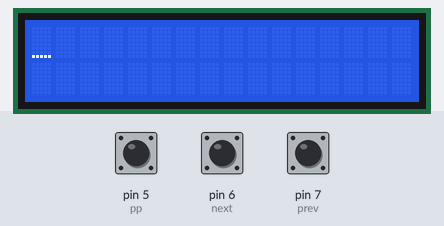
Recording of a sketch running on a simulated Arduino Uno, built with avr-gcc and run on an emulated ATmega328P. Shown: 16×2 character LCD. The test bench sets the inputs (shaded band); at power-on: pin 6 (next) HIGH, pin 5 (pp) HIGH, pin 7 (prev) HIGH. Storage starts empty; the audio player accepts every command and is not drawn.

Above: at 1.2 s.
1.3 s: pin 6 (next) pulled LOW for 0.15 s
At 2.8 s:
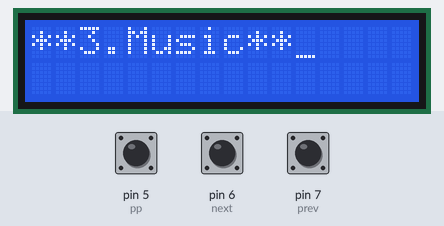
3.9 s: pin 5 (pp) pulled LOW for 0.15 s
At 5.2 s:
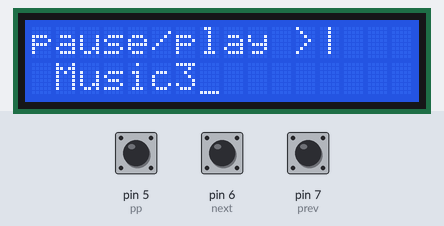
5.5 s: pin 7 (prev) pulled LOW for 0.15 s
At 6.3 s:
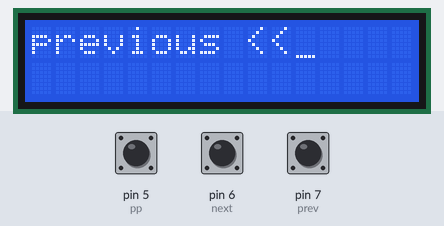
8.1 s: pin 5 (pp) pulled LOW for 1 s
At 9.6 s:
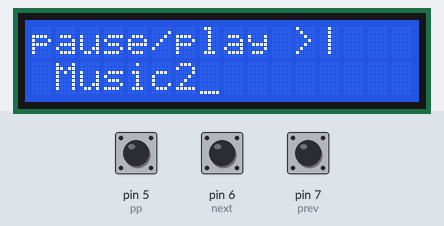
10.6 s: pin 7 (prev) pulled LOW for 1 s
At 13.5 s:
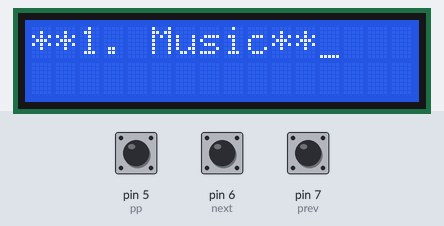
14.1 s: pin 7 (prev) pulled LOW for 3.2 s
At 18.1 s:
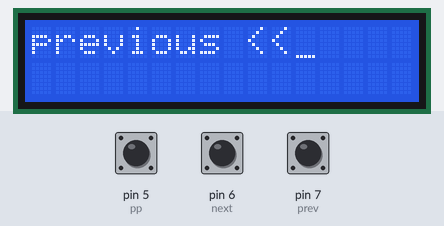
Timing chart, 0 to 19.6 s (numbered marks = the images above; inputs shaded):
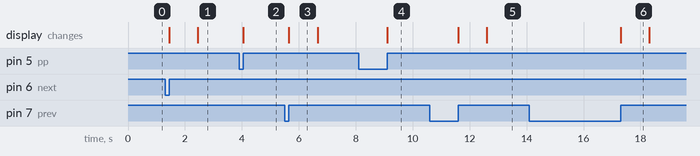

Measured:
- after the input at 1.3 s, the display: first changes after 0.15 s (image 1 shows a later state)
- after the input at 3.9 s, the display: changes after 0.16 s (image 2)
- after the input at 5.5 s, the display: changes after 0.15 s (image 3)
- after the input at 8.1 s, the display: changes after 1.0 s (image 4)
- after the input at 10.6 s, the display: first changes after 1.0 s (image 5 shows a later state)
- after the input at 14.1 s, the display: changes after 3.2 s (image 6)
- what the display in image 3 shows lasts 1.0 s, from 5.7 s to 6.7 s

The sketch:

MusicPlayer_version2.ino
```cpp
#include <SD.h>
#define SDPin 4
#include <TMRpcm.h>
#include <SPI.h>
#include <LiquidCrystal.h>

LiquidCrystal lcd(2, 3 , A4 , A3 , A2, A1);

TMRpcm tmrpcm;
int temp=2;
int pp=5;
int next=6;
int prev=7;
void setup()
{

 pinMode(pp,INPUT_PULLUP);
 pinMode(next,INPUT_PULLUP);
 pinMode(prev,INPUT_PULLUP);


 tmrpcm.speakerPin = 9;
 Serial.begin(9600);
 lcd.begin(16, 2);
 lcd.cursor();
 if (!SD.begin(SDPin))
 {
  Serial.println("SD fail");
  lcd.print("SD Fail");
  }
 else{
  return;
 }


}


void loop()
{
  while(digitalRead(pp)==LOW || digitalRead(next)==LOW || digitalRead(prev)==LOW)
  {
    if(digitalRead(pp)==LOW)
    {
      tmrpcm.pause();
      while(digitalRead(pp)==LOW);
      lcd.clear();
      lcd.setCursor(0,0);
      lcd.print("pause/play >|");
      lcd.setCursor(1,1);
      lcd.print("Music");
      lcd.print(temp);
      delay(1000);


    }
    else if(digitalRead(next)==LOW)
    {
      if(temp<5)
      temp=temp+1;
      while(digitalRead(next)==LOW);
      lcd.clear();
      lcd.setCursor(0,0);
      lcd.print("next >>");
      delay(1000);

      song();
    }
    else if(digitalRead(prev)==LOW)
    {
      if(temp>1)
      temp=temp-1;
      while(digitalRead(prev)==LOW);
      lcd.setCursor(0,0);
      lcd.clear();
      lcd.print("previous <<");
      delay(1000);
      song();
    }
  }
}

void song (void)
{
  if(temp==1)
  {
    tmrpcm.play("1.wav");
      lcd.clear();
    lcd.setCursor(0,0);
     lcd.print("**1. Music**");
  }
  else if(temp==2)
  {
    tmrpcm.play("2.wav");
      lcd.clear();
    lcd.setCursor(0,0);
    lcd.print("**2.Music**");
  }
  else if(temp==3)
  {
    tmrpcm.play("3.wav");
    lcd.clear();
    lcd.setCursor(0,0);
    lcd.print("**3.Music**");
  }
  else if(temp==4)
  {
    tmrpcm.play("4.wav");
    lcd.clear();
    lcd.setCursor(0,0);
    lcd.print("**4.Music**");

  }
}
```
